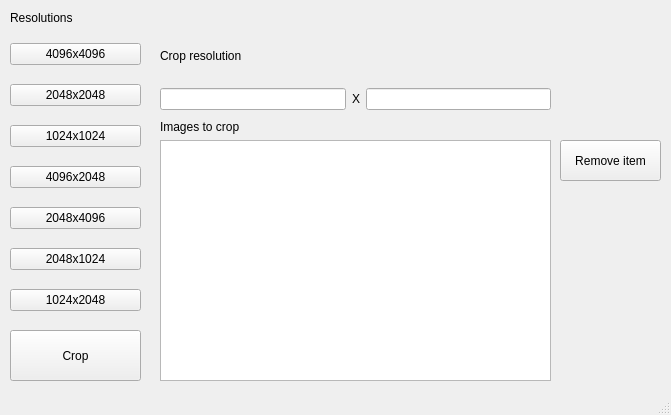
<?xml version="1.0" encoding="UTF-8"?>
<ui version="4.0">
 <class>ImageCropper</class>
 <widget class="QMainWindow" name="ImageCropper">
  <property name="geometry">
   <rect>
    <x>0</x>
    <y>0</y>
    <width>671</width>
    <height>415</height>
   </rect>
  </property>
  <property name="windowTitle">
   <string>Image Cropper</string>
  </property>
  <widget class="QWidget" name="centralwidget">
   <widget class="QPushButton" name="crop_button">
    <property name="geometry">
     <rect>
      <x>10</x>
      <y>330</y>
      <width>131</width>
      <height>51</height>
     </rect>
    </property>
    <property name="text">
     <string>Crop</string>
    </property>
   </widget>
   <widget class="QLabel" name="label_4">
    <property name="geometry">
     <rect>
      <x>10</x>
      <y>10</y>
      <width>131</width>
      <height>16</height>
     </rect>
    </property>
    <property name="text">
     <string>Resolutions</string>
    </property>
    <property name="alignment">
     <set>Qt::AlignLeading|Qt::AlignLeft|Qt::AlignVCenter</set>
    </property>
   </widget>
   <widget class="QWidget" name="verticalLayoutWidget">
    <property name="geometry">
     <rect>
      <x>10</x>
      <y>30</y>
      <width>131</width>
      <height>301</height>
     </rect>
    </property>
    <layout class="QVBoxLayout" name="verticalLayout">
     <item>
      <widget class="QPushButton" name="option4K">
       <property name="text">
        <string>4096x4096</string>
       </property>
      </widget>
     </item>
     <item>
      <widget class="QPushButton" name="option2K">
       <property name="text">
        <string>2048x2048</string>
       </property>
      </widget>
     </item>
     <item>
      <widget class="QPushButton" name="option1K">
       <property name="text">
        <string>1024x1024</string>
       </property>
      </widget>
     </item>
     <item>
      <widget class="QPushButton" name="option4K_2K">
       <property name="text">
        <string>4096x2048</string>
       </property>
      </widget>
     </item>
     <item>
      <widget class="QPushButton" name="option2K_4K">
       <property name="text">
        <string>2048x4096</string>
       </property>
      </widget>
     </item>
     <item>
      <widget class="QPushButton" name="option2K_1K">
       <property name="text">
        <string>2048x1024</string>
       </property>
      </widget>
     </item>
     <item>
      <widget class="QPushButton" name="option1K_2K">
       <property name="text">
        <string>1024x2048</string>
       </property>
      </widget>
     </item>
    </layout>
   </widget>
   <widget class="QWidget" name="verticalLayoutWidget_2">
    <property name="geometry">
     <rect>
      <x>160</x>
      <y>30</y>
      <width>391</width>
      <height>80</height>
     </rect>
    </property>
    <layout class="QVBoxLayout" name="verticalLayout_2">
     <item>
      <widget class="QLabel" name="label_2">
       <property name="text">
        <string>Crop resolution</string>
       </property>
       <property name="alignment">
        <set>Qt::AlignLeading|Qt::AlignLeft|Qt::AlignVCenter</set>
       </property>
       <property name="margin">
        <number>0</number>
       </property>
      </widget>
     </item>
     <item>
      <layout class="QHBoxLayout" name="horizontalLayout">
       <item>
        <widget class="QLineEdit" name="crop_width">
         <property name="maxLength">
          <number>4</number>
         </property>
         <property name="cursorPosition">
          <number>0</number>
         </property>
        </widget>
       </item>
       <item>
        <widget class="QLabel" name="label">
         <property name="text">
          <string>X</string>
         </property>
         <property name="alignment">
          <set>Qt::AlignCenter</set>
         </property>
        </widget>
       </item>
       <item>
        <widget class="QLineEdit" name="crop_height">
         <property name="maxLength">
          <number>4</number>
         </property>
        </widget>
       </item>
      </layout>
     </item>
    </layout>
   </widget>
   <widget class="QWidget" name="verticalLayoutWidget_3">
    <property name="geometry">
     <rect>
      <x>160</x>
      <y>120</y>
      <width>391</width>
      <height>261</height>
     </rect>
    </property>
    <layout class="QVBoxLayout" name="verticalLayout_3">
     <item>
      <widget class="QLabel" name="label_3">
       <property name="text">
        <string>Images to crop</string>
       </property>
       <property name="alignment">
        <set>Qt::AlignLeading|Qt::AlignLeft|Qt::AlignVCenter</set>
       </property>
      </widget>
     </item>
     <item>
      <widget class="DragDropListView" name="listWidget">
       <property name="acceptDrops">
        <bool>true</bool>
       </property>
       <property name="dragDropOverwriteMode">
        <bool>true</bool>
       </property>
       <property name="dragDropMode">
        <enum>QAbstractItemView::DragDrop</enum>
       </property>
      </widget>
     </item>
    </layout>
   </widget>
   <widget class="QPushButton" name="remove_item">
    <property name="geometry">
     <rect>
      <x>560</x>
      <y>140</y>
      <width>101</width>
      <height>41</height>
     </rect>
    </property>
    <property name="text">
     <string>Remove item</string>
    </property>
   </widget>
  </widget>
  <widget class="QStatusBar" name="statusbar"/>
 </widget>
 <customwidgets>
  <customwidget>
   <class>DragDropListView</class>
   <extends>QListWidget</extends>
   <header>dragdroplistview.h</header>
  </customwidget>
 </customwidgets>
 <resources/>
 <connections/>
</ui>
